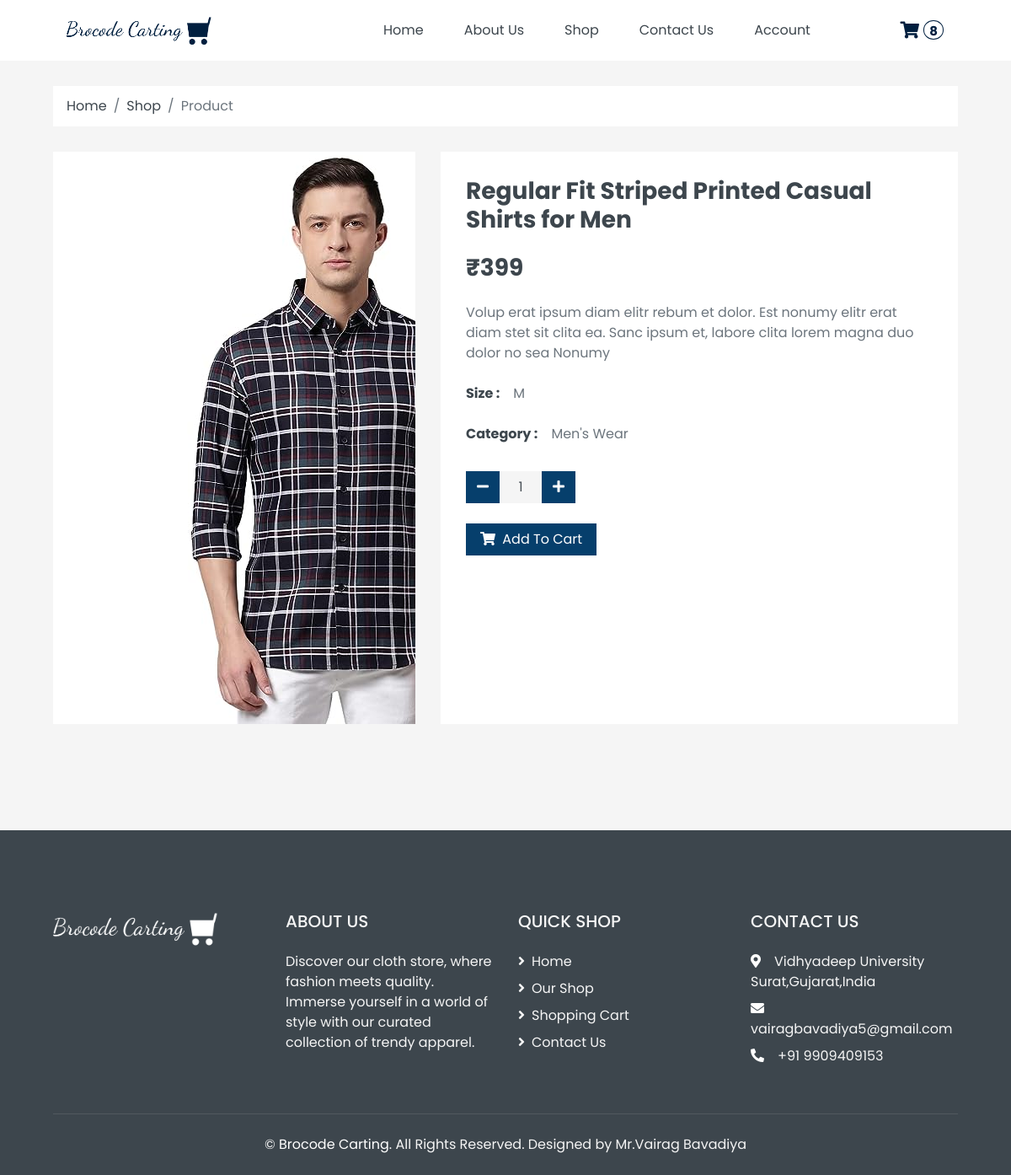
/product.php?id=51 (signed in), run on the app's committed database.
### tables this page shows
CREATE TABLE `product` (
  `id` int(20) NOT NULL,
  `category_id` int(20) NOT NULL,
  `variants_id` int(20) NOT NULL,
  `attribute_id` int(20) NOT NULL,
  `p_name` varchar(200) NOT NULL,
  `p_image` longtext DEFAULT NULL,
  `p_description` longtext NOT NULL,
  `stock` int(50) NOT NULL,
  `price` int(50) NOT NULL,
  `created_by` int(20) DEFAULT NULL,
  `updated_by` int(20) DEFAULT NULL,
  `created_at` datetime DEFAULT NULL,
  `updated_at` datetime DEFAULT NULL,
  `is_active` tinyint(1) NOT NULL,
  `is_delete` tinyint(1) DEFAULT NULL
);

CREATE TABLE `variants` (
  `id` int(20) NOT NULL,
  `var_name` varchar(50) NOT NULL,
  `created_at` datetime DEFAULT NULL,
  `updated_at` datetime DEFAULT NULL,
  `created_by` int(20) DEFAULT NULL,
  `updated_by` int(20) DEFAULT NULL,
  `is_active` tinyint(1) NOT NULL,
  `is_delete` tinyint(1) DEFAULT NULL
);

CREATE TABLE `attribute` (
  `id` int(20) NOT NULL,
  `variants_id` int(20) NOT NULL,
  `attribute_name` varchar(50) NOT NULL,
  `attribute_image` longtext DEFAULT NULL,
  `created_by` int(20) DEFAULT NULL,
  `updated_by` int(20) DEFAULT NULL,
  `created_at` datetime DEFAULT NULL,
  `updated_at` datetime DEFAULT NULL,
  `is_active` tinyint(1) NOT NULL,
  `is_delete` tinyint(1) DEFAULT NULL
);

CREATE TABLE `category` (
  `id` int(20) NOT NULL,
  `category_name` varchar(50) NOT NULL,
  `category_description` longtext NOT NULL,
  `image` longtext DEFAULT NULL,
  `created_by` int(50) DEFAULT NULL,
  `updated_by` int(50) DEFAULT NULL,
  `created_at` datetime NOT NULL,
  `updated_at` datetime NOT NULL,
  `is_active` tinyint(1) NOT NULL,
  `is_delete` tinyint(1) DEFAULT NULL
);

### product.php (the view, shortened to what this page needs)
<?php
require("header.php");
$id = $_GET['id'];
$sql = "SELECT p.id,p.category_id,p.attribute_id,p.variants_id,p.p_name,p.p_image,p.p_description,p.price,p.stock,c.category_name,v.var_name,a.attribute_name from product as p,variants as v,attribute as a,category as c where p.id = " . $id . " and p.category_id = c.id and p.variants_id = v.id and p.attribute_id = a.id";
$result = $conn->query($sql);
$row = mysqli_fetch_assoc($result);
?>
<div class="container-fluid">
    <div class="row px-xl-5">
        <div class="col-12">
            <nav class="breadcrumb bg-light mb-30">
                <a class="breadcrumb-item text-dark" href="index.php">Home</a>
                <a class="breadcrumb-item text-dark" href="shop.php">Shop</a>
                <span class="breadcrumb-item active">Product</span>
            </nav>
        </div>
    </div>
</div>
<div class="container-fluid pb-5">
    <div class="row px-xl-5">
        <div class="col-lg-5 mb-30">
            <div id="product-carousel single-product" class="carousel" data-ride="carousel">
                <div class="carousel-inner bg-light">
                    <div class="carousel-item active text-center">
                        <img class="" src="/e-commerce/admin/products/<?php echo $row['p_image']; ?>" alt="Image">
                    </div>
                </div>
            </div>
        </div>
        <div class="col-lg-7 h-auto mb-30">
            <div class="h-100 bg-light p-30">
                <h3><?php echo $row['p_name']; ?></h3>
                <h3 class="font-weight-semi-bold mb-4"><?php echo '₹' . $row['price']; ?></h3>
                <p class="mb-4">Volup erat ipsum diam elitr rebum et dolor. Est nonumy elitr erat diam stet sit
                    clita ea. Sanc ipsum et, labore clita lorem magna duo dolor no sea
                    Nonumy</p>
                <div class="d-flex mb-3">
                    <strong class="text-dark mr-3"><?php echo $row['var_name'] ?> :</strong>
                    <label for="size-1"><?php echo $row['attribute_name'] ?></label>
                </div>
                <div class="d-flex mb-3">
                    <strong class="text-dark mr-3">Category :</strong>
                    <label for="size-1"><?php echo $row['category_name'] ?></label>
                </div>
                <form method="post" class="product-cart-action">
                    <div class="d-flex align-items-center mb-4 pt-2">
                        <div class="input-group quantity mr-3" style="width: 130px;">
                            <div class="input-group-btn">
                                <button class="btn text-white custom-dark-btn btn-minus">
                                    <i class="fa fa-minus"></i>
                                </button>
                            </div>
                            <input type="text" class="qty form-control bg-secondary border-0 text-center" value="1" name="product_qty">
                            <div class="input-group-btn">
                                <button class="btn text-white custom-dark-btn btn-plus">
                                    <i class="fa fa-plus"></i>
                                </button>
                            </div>
                        </div>
                    </div>
                    <div class="d-flex mb-4">
                        <button class="btn text-white custom-dark-btn px-3 add-to-cart" data-product="<?php echo $row['id']; ?>">
                            <i class="fa fa-shopping-cart mr-1"></i> Add To Cart
                        </button>
                    </div>
                </form>
            </div>
        </div>
    </div>
</div>
<?php require("footer.php"); ?>

### header.php (style rules this page uses)
.custom-dark-btn { background-color: #063f6c; }

### data on the page
product: p_image (picture), p_name "Regular Fit Striped Printed Casual Shirts for Men", price "399", variants.var_name "Size", attribute.attribute_name "M", category.category_name "Men's Wear"

### other printed values
$total "8"
